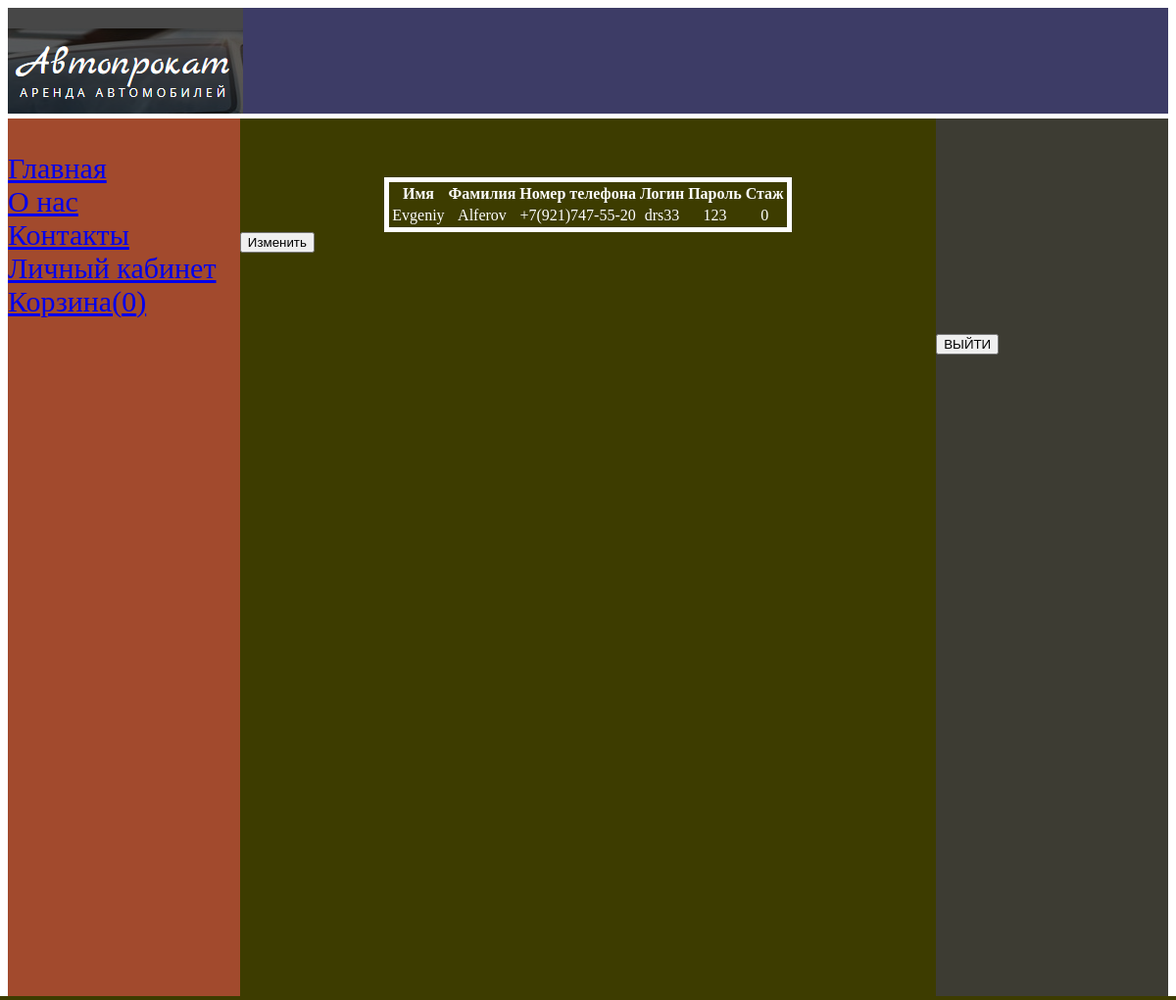
The app's page /myar.php (signed in) with its own data.
### tables this page shows
CREATE TABLE `client` (
  `id` int(11) NOT NULL,
  `name` varchar(50) NOT NULL,
  `sname` varchar(50) NOT NULL,
  `phone` varchar(255) NOT NULL,
  `login` varchar(500) NOT NULL,
  `password` varchar(1000) NOT NULL,
  `stag` int(11) NOT NULL
);

### myar.php (the view, shortened to what this page needs)
<link rel="stylesheet" type="text/css" href="style.css">
<?php
	require('connect.php');
?>
<?php
	$nnn=$_SESSION['id'];
	$qry=mysqli_query($connection,"SELECT `name`,`sname`,`phone`,`login`,`password`,`stag` FROM `client` WHERE `id`='$nnn'");
$posts=array();
if ($qry) {
	while ($row=mysqli_fetch_assoc($qry)) {
	$posts[]=$row;
}
}
?>
			<div class="main">
				<div class="header">
					<a href="index.php"><img src="logo.png"></a>
				</div>
				<div class="leftbar">
					<br>
					<a href="index.php">Главная</a><br>
					<a href="about.php">О нас</a><br>
					<a href="contact.php">Контакты</a><br>
					<a href="myar.php">Личный кабинет</a><br>
					<a href="cart.php">Корзина(<?php if (!isset($_SESSION['vsego'])){echo "0";}else { echo $_SESSION['vsego']; } ?>)</a>
				</div>
				<div class="content">
					<table align="center">
					<tr>
						<th>Имя</th>
						<th>Фамилия</th>
						<th>Номер телефона</th>
						<th>Логин</th>
						<th>Пароль</th>
						<th>Стаж</th>
					</tr>
					<?php foreach($posts as $post){
							echo'<tr align="center">';
							echo '<td>'.$post['name'].'</td>';
							echo '<td>'. $post['sname'].	'</td>';
							echo '<td>'. $post['phone'].	'</td>';
							echo '<td>'. $post['login'].	'</td>';
							echo '<td>'. $post['password'].	'</td>';
							echo '<td>'. $post['stag'].	'</td>';
							}
							echo '</table>';
					?>
					<form method="POST">
						<input type="submit" name="updlk" value="Изменить">
					</form>
				</div>
				<div class="sidebar">
					<form action="logout.php">
					<button type="submit">ВЫЙТИ</button>
					</form>
				</div>
		</div>

### style.css (style rules this page uses)
.header { background:#3d3c66; height: 108px; margin-bottom: 5px; }
.leftbar { background:#A24A2D; min-height: 300px; width:20%; float: left; height: 900px; }
.content { background:#3d3c00; height: 900px; width: 60%; float:left; }
.sidebar { background:#3d3c33; min-height: 300px; width: 20%; height: 900px; float: left; }
table { margin-top: 60px; border:5px solid white; }

### records on screen
client: name "Evgeniy", sname "Alferov", phone "+7(921)747-55-20", login "drs33", password "123", stag "0"
